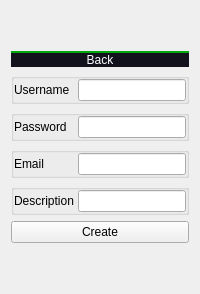
          <widget class="QWidget" name="create_new_user_tab">
           <layout class="QVBoxLayout" name="verticalLayout_20">
            <item>
             <spacer name="verticalSpacer_6">
              <property name="orientation">
               <enum>Qt::Vertical</enum>
              </property>
              <property name="sizeType">
               <enum>QSizePolicy::Expanding</enum>
              </property>
              <property name="sizeHint" stdset="0">
               <size>
                <width>20</width>
                <height>40</height>
               </size>
              </property>
             </spacer>
            </item>
            <item>
             <widget class="QPushButton" name="create_new_user_back">
              <property name="styleSheet">
               <string notr="true">QPushButton {
	border: none;
	color: white;
	text-align: center;
    background: rgb(18, 18, 29);

	border-bottom: none;
    border-top: 2px solid;
    border-top-color: rgb(0, 168, 14); 
}

QPushButton::hover {
	background: rgb(28, 28, 39);
}</string>
              </property>
              <property name="text">
               <string>Back</string>
              </property>
              <property name="icon">
               <iconset>
                <normalon>:/images/back.svg</normalon>
               </iconset>
              </property>
             </widget>
            </item>
            <item>
             <widget class="QGroupBox" name="user_name_box">
              <property name="title">
               <string/>
              </property>
              <property name="alignment">
               <set>Qt::AlignCenter</set>
              </property>
              <property name="flat">
               <bool>true</bool>
              </property>
              <layout class="QHBoxLayout" name="horizontalLayout_56">
               <property name="spacing">
                <number>0</number>
               </property>
               <property name="leftMargin">
                <number>0</number>
               </property>
               <property name="topMargin">
                <number>0</number>
               </property>
               <property name="rightMargin">
                <number>0</number>
               </property>
               <property name="bottomMargin">
                <number>0</number>
               </property>
               <item>
                <widget class="QLabel" name="user_name_label">
                 <property name="sizePolicy">
                  <sizepolicy hsizetype="Expanding" vsizetype="Preferred">
                   <horstretch>0</horstretch>
                   <verstretch>0</verstretch>
                  </sizepolicy>
                 </property>
                 <property name="maximumSize">
                  <size>
                   <width>172</width>
                   <height>82</height>
                  </size>
                 </property>
                 <property name="text">
                  <string>Username</string>
                 </property>
                </widget>
               </item>
               <item>
                <widget class="QLineEdit" name="user_name_value">
                 <property name="sizePolicy">
                  <sizepolicy hsizetype="Expanding" vsizetype="Preferred">
                   <horstretch>0</horstretch>
                   <verstretch>0</verstretch>
                  </sizepolicy>
                 </property>
                 <property name="maximumSize">
                  <size>
                   <width>172</width>
                   <height>82</height>
                  </size>
                 </property>
                </widget>
               </item>
              </layout>
             </widget>
            </item>
            <item>
             <widget class="QGroupBox" name="user_password_box">
              <property name="title">
               <string/>
              </property>
              <property name="alignment">
               <set>Qt::AlignCenter</set>
              </property>
              <property name="flat">
               <bool>true</bool>
              </property>
              <layout class="QHBoxLayout" name="horizontalLayout_43">
               <property name="spacing">
                <number>0</number>
               </property>
               <property name="leftMargin">
                <number>0</number>
               </property>
               <property name="topMargin">
                <number>0</number>
               </property>
               <property name="rightMargin">
                <number>0</number>
               </property>
               <property name="bottomMargin">
                <number>0</number>
               </property>
               <item>
                <widget class="QLabel" name="user_password_label">
                 <property name="sizePolicy">
                  <sizepolicy hsizetype="Expanding" vsizetype="Preferred">
                   <horstretch>0</horstretch>
                   <verstretch>0</verstretch>
                  </sizepolicy>
                 </property>
                 <property name="maximumSize">
                  <size>
                   <width>172</width>
                   <height>82</height>
                  </size>
                 </property>
                 <property name="text">
                  <string>Password</string>
                 </property>
                </widget>
               </item>
               <item>
                <widget class="QLineEdit" name="user_password_value">
                 <property name="sizePolicy">
                  <sizepolicy hsizetype="Expanding" vsizetype="Preferred">
                   <horstretch>0</horstretch>
                   <verstretch>0</verstretch>
                  </sizepolicy>
                 </property>
                 <property name="maximumSize">
                  <size>
                   <width>172</width>
                   <height>82</height>
                  </size>
                 </property>
                </widget>
               </item>
              </layout>
             </widget>
            </item>
            <item>
             <widget class="QGroupBox" name="user_email_box">
              <property name="title">
               <string/>
              </property>
              <property name="alignment">
               <set>Qt::AlignCenter</set>
              </property>
              <property name="flat">
               <bool>true</bool>
              </property>
              <layout class="QHBoxLayout" name="horizontalLayout_44">
               <property name="spacing">
                <number>0</number>
               </property>
               <property name="leftMargin">
                <number>0</number>
               </property>
               <property name="topMargin">
                <number>0</number>
               </property>
               <property name="rightMargin">
                <number>0</number>
               </property>
               <property name="bottomMargin">
                <number>0</number>
               </property>
               <item>
                <widget class="QLabel" name="user_email_label">
                 <property name="sizePolicy">
                  <sizepolicy hsizetype="Expanding" vsizetype="Preferred">
                   <horstretch>0</horstretch>
                   <verstretch>0</verstretch>
                  </sizepolicy>
                 </property>
                 <property name="maximumSize">
                  <size>
                   <width>172</width>
                   <height>82</height>
                  </size>
                 </property>
                 <property name="text">
                  <string>Email</string>
                 </property>
                </widget>
               </item>
               <item>
                <widget class="QLineEdit" name="user_email_value">
                 <property name="sizePolicy">
                  <sizepolicy hsizetype="Expanding" vsizetype="Preferred">
                   <horstretch>0</horstretch>
                   <verstretch>0</verstretch>
                  </sizepolicy>
                 </property>
                 <property name="maximumSize">
                  <size>
                   <width>172</width>
                   <height>82</height>
                  </size>
                 </property>
                </widget>
               </item>
              </layout>
             </widget>
            </item>
            <item>
             <widget class="QGroupBox" name="user_description_box">
              <property name="title">
               <string/>
              </property>
              <property name="alignment">
               <set>Qt::AlignCenter</set>
              </property>
              <property name="flat">
               <bool>true</bool>
              </property>
              <layout class="QHBoxLayout" name="horizontalLayout_45">
               <property name="spacing">
                <number>0</number>
               </property>
               <property name="leftMargin">
                <number>0</number>
               </property>
               <property name="topMargin">
                <number>0</number>
               </property>
               <property name="rightMargin">
                <number>0</number>
               </property>
               <property name="bottomMargin">
                <number>0</number>
               </property>
               <item>
                <widget class="QLabel" name="user_description_label">
                 <property name="sizePolicy">
                  <sizepolicy hsizetype="Expanding" vsizetype="Preferred">
                   <horstretch>0</horstretch>
                   <verstretch>0</verstretch>
                  </sizepolicy>
                 </property>
                 <property name="maximumSize">
                  <size>
                   <width>172</width>
                   <height>82</height>
                  </size>
                 </property>
                 <property name="text">
                  <string>Description</string>
                 </property>
                </widget>
               </item>
               <item>
                <widget class="QLineEdit" name="user_description_value">
                 <property name="sizePolicy">
                  <sizepolicy hsizetype="Expanding" vsizetype="Preferred">
                   <horstretch>0</horstretch>
                   <verstretch>0</verstretch>
                  </sizepolicy>
                 </property>
                 <property name="maximumSize">
                  <size>
                   <width>172</width>
                   <height>82</height>
                  </size>
                 </property>
                </widget>
               </item>
              </layout>
             </widget>
            </item>
            <item>
             <widget class="QPushButton" name="create_new_user_button">
              <property name="styleSheet">
               <string notr="true"/>
              </property>
              <property name="text">
               <string>Create</string>
              </property>
             </widget>
            </item>
            <item>
             <spacer name="verticalSpacer_5">
              <property name="orientation">
               <enum>Qt::Vertical</enum>
              </property>
              <property name="sizeType">
               <enum>QSizePolicy::Expanding</enum>
              </property>
              <property name="sizeHint" stdset="0">
               <size>
                <width>20</width>
                <height>40</height>
               </size>
              </property>
             </spacer>
            </item>
           </layout>
          </widget>
